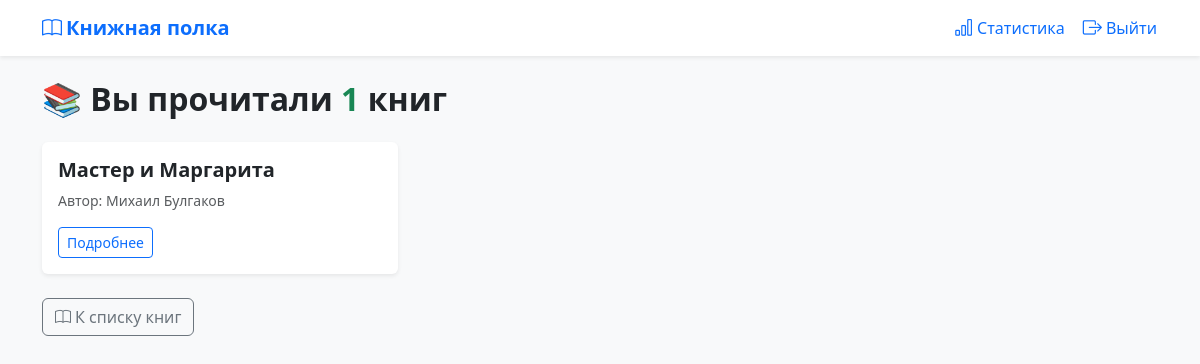
Page /read/ (signed in) on the earlier database version.
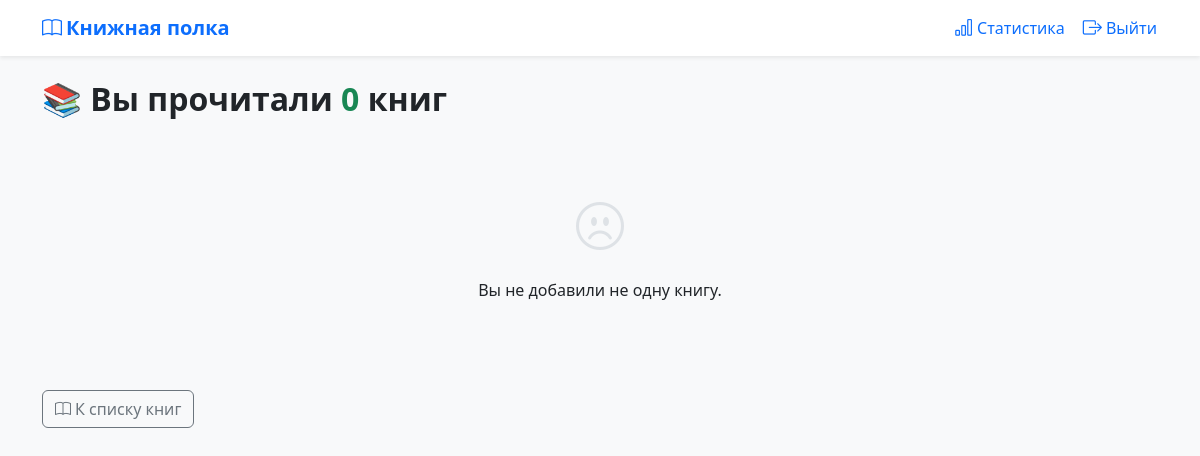
Same page on the later database version.
### main/models.py (models this page shows, shortened)
class ReadBook(models.Model):
    user = models.ForeignKey(User, on_delete=models.CASCADE)
    book = models.ForeignKey(Book, on_delete=models.CASCADE)
    read = models.BooleanField(default=False)
    class Meta:
        unique_together = ('user', 'book')

class Book(models.Model):
    title = models.CharField(max_length=200, verbose_name="Название")
    cover = models.ImageField(upload_to='covers/', blank=True, null=True)
    author = models.ForeignKey(Author, on_delete=models.CASCADE)
    annotation = models.TextField(blank=True)
    publication_date = models.DateField(blank=True, null=True)
    cover_link = models.URLField(blank=True)
    detail_link = models.URLField(blank=True)

class Author(models.Model):
    name = models.CharField(max_length=100, verbose_name="Имя автора")

### main/views.py (the view)
# urls.py: path('read/', views.read_books_page, name='read_books'),
@login_required
def read_books_page(request):
    count = ReadBook.objects.filter(user=request.user, read=True).count()
    read_books = ReadBook.objects.filter(user=request.user, read=True).select_related('book__author')
    return render(request, 'main/read_books.html', {'count': count, 'read_books': read_books})

### main/context_processors.py (called while the page is built)
def unread_books_count(request):
    read_count = 0
    if request.user.is_authenticated:
        read_count = ReadBook.objects.filter(user=request.user, read=True).count()
    return {'read_count': read_count}

### templates/main/read_books.html
{% extends 'main/base.html' %}
{% block content %}
<div class="stat-card">
    <h2 class="fw-bold mb-4">📚 Вы прочитали <span class="text-success">{{ count }}</span> книг</h2>
    {% if read_books %}
        <div class="row g-4">
            {% for rb in read_books %}
            <div class="col-md-6 col-lg-4">
                <div class="card border-0 shadow-sm h-100">
                    <div class="card-body">
                        <h5 class="card-title fw-bold">{{ rb.book.title }}</h5>
                        <p class="text-muted small">Автор: {{ rb.book.author.name }}</p>
                        <a href="{% url 'book_detail' rb.book.id %}" class="btn btn-outline-primary btn-sm">Подробнее</a>
                    </div>
                </div>
            </div>
            {% endfor %}
        </div>
    {% else %}
        <div class="text-center py-5">
            <i class="bi bi-emoji-frown" style="font-size: 3rem; color: #dee2e6;"></i>
            <p class="mt-3">Вы не добавили не одну книгу.</p>
        </div>
    {% endif %}
</div>
<div class="mt-4">
    <a href="{% url 'main' %}" class="btn btn-outline-secondary">
        <i class="bi bi-book me-1"></i>К списку книг
    </a>
</div>
{% endblock %}

Differences in the rows shown:
no longer on this page (row edited): ReadBook: book "Мастер и Маргарита", book.author.name "Михаил Булгаков"
Other differences:
{{ count }}: "1" → "0"
text now shown: "Вы не добавили не одну книгу."
